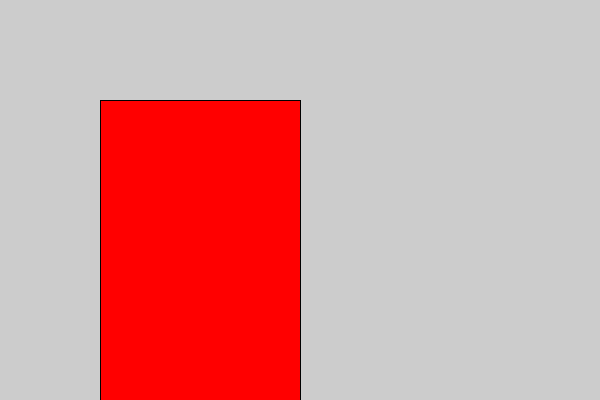
Frame 1 (no input)
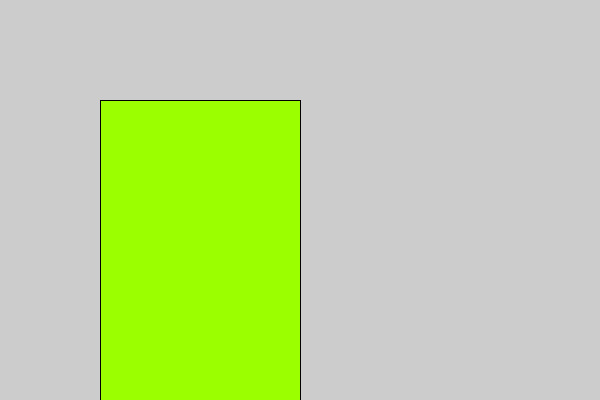
Frame 60 (the mouse pressed at the canvas centre just before this capture)
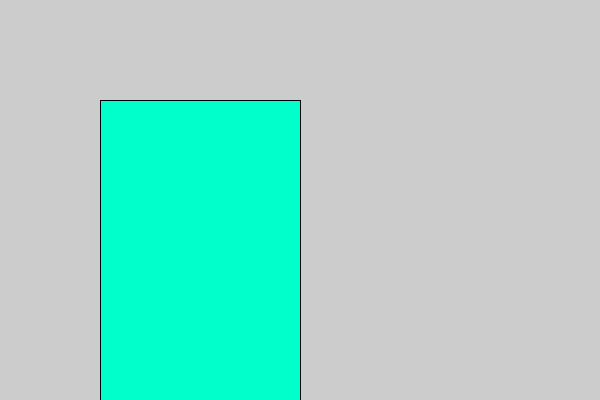
Frame 120 (the mouse held since frame 60 and released just before this capture)

The Processing sketch that drew these frames (run headless with seeded random() and noise(); from frame 60 on, the mouse is pressed at the canvas centre):

// Processing sketch: Colour_Change_Test
// ── Colour_Change_Test.pde
int hue = 0;
    
void setup() {
  size(600,400);
  
}

void draw() {
  colorMode(HSB, 255, 100, 100);
  fill(hue,100,100);
  rect(100,100,200,300);
  hue ++;
  if (hue == 255) {
    delay(1);
    hue = 0;
  }
}

//void keyPressed() {
  //if (key == 'c') {
    //hue ++;
 // }
//}
